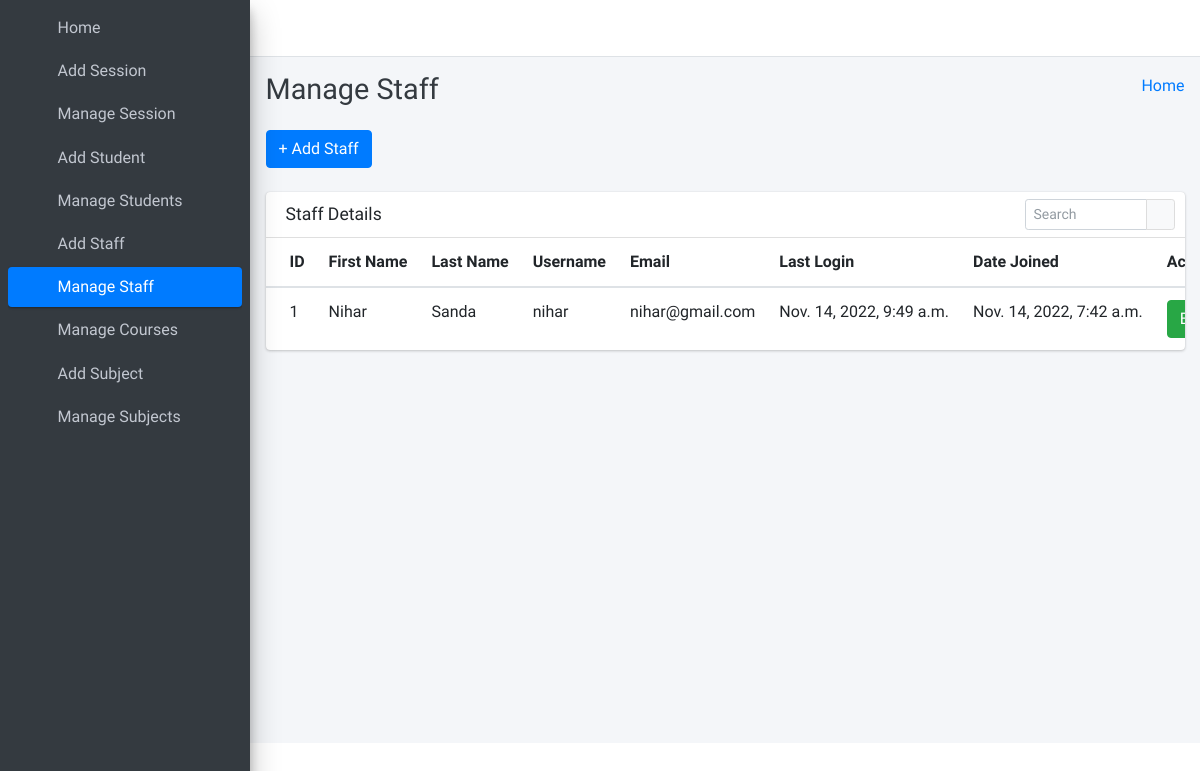
Page /manage_staff (signed in) on the committed database.
### portal/models.py (models this page shows)
class Staffs(models.Model):
    id = models.AutoField(primary_key=True)
    admin = models.OneToOneField(CustomUser, on_delete = models.CASCADE)
    created_at = models.DateTimeField(auto_now_add=True)
    updated_at = models.DateTimeField(auto_now=True)
    objects = models.Manager()

class CustomUser(AbstractUser):
    user_type_data = ((1,'ADMIN'),(2,'STAFF'),(3,'STUDENT'))
    user_type = models.CharField(default = 1,max_length=10, choices=user_type_data)

### portal/AdminViews.py (the view)
# urls.py: path('manage_staff',AdminViews.manage_staff,name="manage_staff"),
def manage_staff(request):
    staffs = Staffs.objects.all()
    context = {
        "staffs" : staffs,
    }
    return render(request,'admin_templates/manage_staff.html',context)

### portal/LoginCheckMiddleWare.py (called while the page is built, shortened)
    def process_view(self, request, view_func, view_args, view_kwargs):
        modulename = view_func.__module__
        user = request.user
        if user.is_authenticated:
            if user.user_type == "1":
                if modulename == "portal.AdminViews":
                    pass
                elif modulename == "portal.views" or modulename == "django.views.static":
                    pass
                else:
                    return redirect("admin_home")
            else:
                return redirect("login")
        else:
            if request.path == reverse("login") or request.path == reverse("doLogin"):
                pass
            else:
                return redirect("login")

### portal/templates/admin_templates/manage_staff.html (shortened to what this page needs)
{% extends 'admin_templates/base.html' %}
{% block page_title %}
    Manage Staff
{% endblock page_title %}
{% block main_content %}
{% load static %}
<section class="content">
        <div class="container-fluid">
            <a class="btn btn-primary" href="{% url 'add_staff' %}" role="button">+ Add Staff</a> <br/>&nbsp;
            <div class="row">
                <div class="col-md-12">
                    <div class="card">
                        <div class="card-header">
                            <h3 class="card-title">Staff Details</h3>
                            <div class="card-tools">
                            <div class="input-group input-group-sm" style="width: 150px;">
                                <input type="text" name="table_search" class="form-control float-right" placeholder="Search">
                                <div class="input-group-append">
                                <button type="submit" class="btn btn-default"><i class="fas fa-search"></i></button>
                                </div>
                            </div>
                            </div>
                        </div>
                        <div class="card-body table-responsive p-0">
                            <table class="table table-hover text-nowrap">
                            <thead>
                                <tr>
                                <th>ID</th>
                                <th>First Name</th>
                                <th>Last Name</th>
                                <th>Username</th>
                                <th>Email</th>
                                <th>Last Login</th>
                                <th>Date Joined</th>
                                <th>Action</th>
                                </tr>
                            </thead>
                            <tbody>
                                {% for staff in staffs %}
                                <tr>
                                <td>{{ forloop.counter }}</td>
                                <td>{{ staff.admin.first_name }}</td>
                                <td>{{ staff.admin.last_name }}</td>
                                <td>{{ staff.admin.username }}</td>
                                <td>{{ staff.admin.email }}</td>
                                <td>{{ staff.admin.last_login }}</td>
                                <td>{{ staff.admin.date_joined }}</td>
                                <td>
                                    <a href="{% url 'edit_staff' staff.admin.id %}" class="btn btn-success">Edit</a>
                                </td>
                                </tr>
                                {% endfor %}
                            </tbody>
                            </table>
                        </div>
                        </div>
                </div>
            </div>
        </div>
      </section>
  {% endblock main_content %}

### rows in the picture
Staffs: admin.first_name "Nihar", admin.last_name "Sanda", admin.username "nihar", admin.email "nihar@gmail.com", admin.last_login "Nov. 14, 2022, 9:49 a.m.", admin.date_joined "Nov. 14, 2022, 7:42 a.m."
